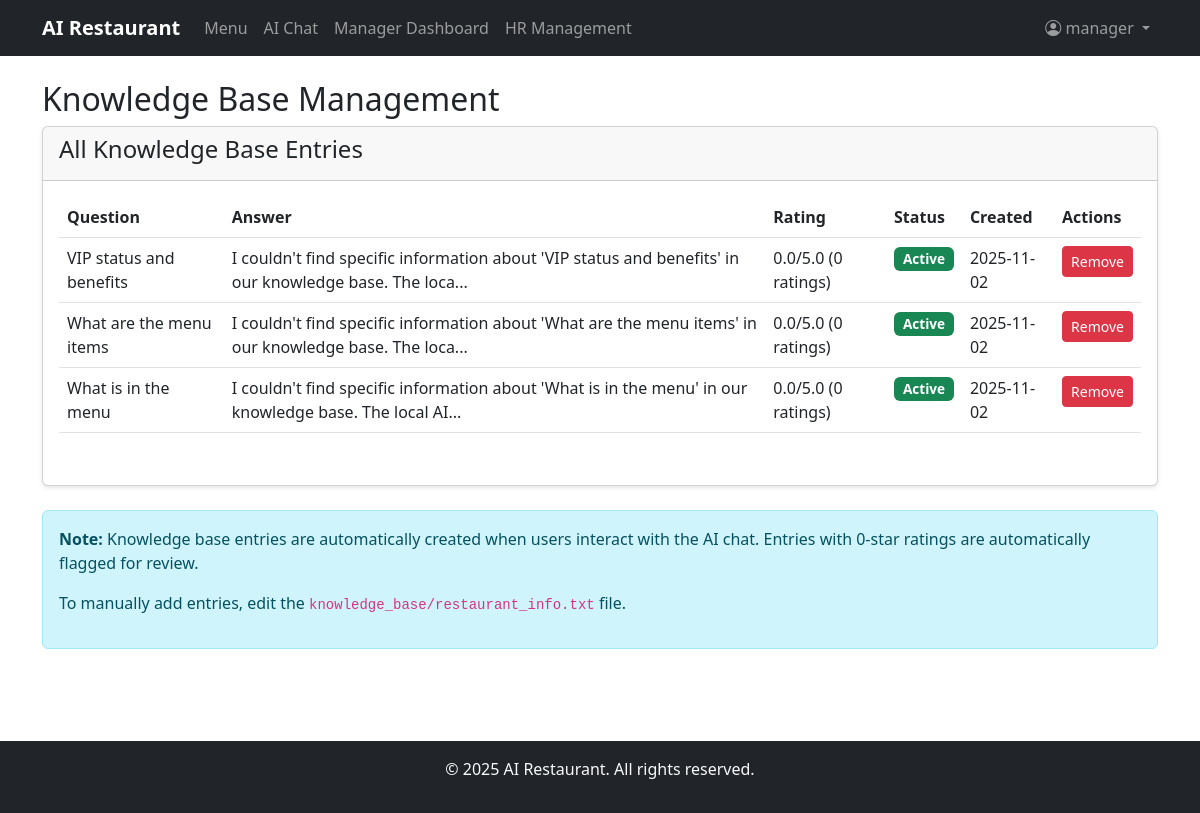
/manage_knowledge_base (signed in), run on the app's committed database.
### Online_Restaurant/models.py (models this page shows, shortened)
class User(UserMixin, db.Model):
    __tablename__ = 'users'
    id = db.Column(db.Integer, primary_key=True)
    username = db.Column(db.String(80), unique=True, nullable=False, index=True)
    email = db.Column(db.String(120), unique=True, nullable=False)
    password_hash = db.Column(db.String(255), nullable=False)
    role = db.Column(db.String(20), nullable=False, default='Visitor')  # Visitor, Customer, VIP, Chef, DeliveryPerson, Manager
    balance = db.Column(db.Float, default=0.0)
    salary = db.Column(db.Float, default=0.0)  # For employees
    created_at = db.Column(db.DateTime, default=datetime.utcnow)
    is_active = db.Column(db.Boolean, default=True)
    orders_placed = db.relationship('Order', foreign_keys='Order.customer_id', backref='customer', lazy='dynamic')
    orders_delivered = db.relationship('Order', foreign_keys='Order.delivery_person_id', backref='delivery_person', lazy='dynamic')
    complaints_filed = db.relationship('Complaint', foreign_keys='Complaint.filed_by_id', backref='filer', lazy='dynamic')
    complaints_received = db.relationship('Complaint', foreign_keys='Complaint.filed_against_id', backref='target', lazy='dynamic')
    compliments_filed = db.relationship('Compliment', foreign_keys='Compliment.filed_by_id', backref='filer', lazy='dynamic')
    compliments_received = db.relationship('Compliment', foreign_keys='Compliment.filed_against_id', backref='target', lazy='dynamic')
    warnings = db.relationship('Warning', backref='user', lazy='dynamic')
    ratings_given = db.relationship('Rating', foreign_keys='Rating.customer_id', lazy='dynamic')
    menu_items = db.relationship('Menu', backref='chef', lazy='dynamic')
    def is_vip(self):
        return self.role == 'VIP'
    def is_chef(self):
        return self.role == 'Chef'
    def is_delivery(self):
        return self.role == 'DeliveryPerson'
    def is_manager(self):
        return self.role == 'Manager'
    def is_customer(self):
        return self.role in ['Customer', 'VIP']

class KnowledgeBaseEntry(db.Model):
    __tablename__ = 'knowledge_base_entries'
    id = db.Column(db.Integer, primary_key=True)
    question = db.Column(db.Text, nullable=False)
    answer = db.Column(db.Text, nullable=False)
    rating = db.Column(db.Float, default=0.0)  # Average rating
    rating_count = db.Column(db.Integer, default=0)
    flagged = db.Column(db.Boolean, default=False)
    created_at = db.Column(db.DateTime, default=datetime.utcnow)
    updated_at = db.Column(db.DateTime, default=datetime.utcnow, onupdate=datetime.utcnow)
    ratings_list = db.relationship('AIResponseRating', backref='kb_entry', lazy='dynamic')

### Online_Restaurant/app.py (the view)
@app.route('/manage_knowledge_base')
@login_required
@role_required('Manager')
def manage_knowledge_base():
    entries = KnowledgeBaseEntry.query.order_by(KnowledgeBaseEntry.flagged.desc(), KnowledgeBaseEntry.created_at.desc()).all()
    return render_template('manage_knowledge_base.html', entries=entries)

### Online_Restaurant/app.py (called while the page is built)
@login_manager.user_loader
def load_user(user_id):
    return db.session.get(User, int(user_id))

def role_required(*roles):
    def decorator(f):
        @wraps(f)
        @login_required
        def decorated_function(*args, **kwargs):
            if current_user.role not in roles:
                flash('You do not have permission to access this page.', 'danger')
                return redirect(url_for('index'))
            return f(*args, **kwargs)
        return decorated_function
    return decorator

### Online_Restaurant/templates/manage_knowledge_base.html (shortened to what this page needs)
{% extends "base.html" %}
{% block content %}
<h2>Knowledge Base Management</h2>
<div class="card mb-4">
    <div class="card-header">
        <h4>All Knowledge Base Entries</h4>
    </div>
    <div class="card-body">
        {% if entries %}
        <div class="table-responsive">
            <table class="table">
                <thead>
                    <tr>
                        <th>Question</th>
                        <th>Answer</th>
                        <th>Rating</th>
                        <th>Status</th>
                        <th>Created</th>
                        <th>Actions</th>
                    </tr>
                </thead>
                <tbody>
                    {% for entry in entries %}
                    <tr class="{% if entry.flagged %}table-danger{% endif %}">
                        <td>{{ entry.question }}</td>
                        <td>{{ entry.answer[:100] }}{% if entry.answer|length > 100 %}...{% endif %}</td>
                        <td>
                            {{ "%.1f"|format(entry.rating) }}/5.0
                            ({{ entry.rating_count }} ratings)
                        </td>
                        <td>
                            {% if entry.flagged %}
                            <span class="badge bg-danger">Flagged</span>
                            {% else %}
                            <span class="badge bg-success">Active</span>
                            {% endif %}
                        </td>
                        <td>{{ entry.created_at.strftime('%Y-%m-%d') }}</td>
                        <td>
                            <form method="POST" action="{{ url_for('remove_kb_entry', entry_id=entry.id) }}" class="d-inline">
                                <button type="submit" class="btn btn-sm btn-danger"
                                        onclick="return confirm('Remove this entry?')">Remove</button>
                            </form>
                        </td>
                    </tr>
                    {% endfor %}
                </tbody>
            </table>
        </div>
        {% else %}
        <p class="text-muted">No knowledge base entries yet.</p>
        {% endif %}
    </div>
</div>
<div class="alert alert-info">
    <p><strong>Note:</strong> Knowledge base entries are automatically created when users interact with the AI chat.
    Entries with 0-star ratings are automatically flagged for review.</p>
    <p>To manually add entries, edit the <code>knowledge_base/restaurant_info.txt</code> file.</p>
</div>
{% endblock %}

### Online_Restaurant/templates/base.html (shortened to what this page needs)
<!DOCTYPE html>
<html lang="en">
<head>
    <link href="https://cdn.jsdelivr.net/npm/bootstrap@5.3.0/dist/css/bootstrap.min.css" rel="stylesheet">
    <link rel="stylesheet" href="https://cdn.jsdelivr.net/npm/bootstrap-icons@1.11.0/font/bootstrap-icons.css">
    <link rel="stylesheet" href="{{ url_for('static', filename='css/style.css') }}">
</head>
<body>
    <nav class="navbar navbar-expand-lg navbar-dark bg-dark">
        <div class="container">
            <a class="navbar-brand" href="{{ url_for('index') }}">
                 AI Restaurant
            </a>
            <div class="collapse navbar-collapse" id="navbarNav">
                <ul class="navbar-nav me-auto">
                    <li class="nav-item">
                        <a class="nav-link" href="{{ url_for('index') }}">Menu</a>
                    </li>
                    <li class="nav-item">
                        <a class="nav-link" href="{{ url_for('ai_chat') }}">AI Chat</a>
                    </li>
                    {% if current_user.is_authenticated %}
                        {% if current_user.is_manager() %}
                            <li class="nav-item">
                                <a class="nav-link" href="{{ url_for('manager_dashboard') }}">Manager Dashboard</a>
                            </li>
                            <li class="nav-item">
                                <a class="nav-link" href="{{ url_for('hr_management') }}">HR Management</a>
                            </li>
                        {% endif %}
                    {% endif %}
                </ul>
                <ul class="navbar-nav">
                    {% if current_user.is_authenticated %}
                        <li class="nav-item dropdown">
                            <a class="nav-link dropdown-toggle" href="#" id="navbarDropdown" role="button" data-bs-toggle="dropdown">
                                <i class="bi bi-person-circle"></i> {{ current_user.username }}
                            </a>
                        </li>
                    {% endif %}
                </ul>
            </div>
        </div>
    </nav>
    <main class="container my-4">
        {% block content %}{% endblock %}
    </main>
    <footer class="bg-dark text-light text-center py-3 mt-5">
        <div class="container">
            <p>&copy; 2025 AI Restaurant. All rights reserved.</p>
        </div>
    </footer>
</body>
</html>

### Online_Restaurant/static/css/style.css (style rules this page uses)
body { min-height: 100vh; display: flex; flex-direction: column; }
main { flex: 1; }
.navbar-brand { font-weight: bold; }
.card { box-shadow: 0 2px 4px rgba(0,0,0,0.1); margin-bottom: 20px; }
.badge { font-size: 0.85em; }
.alert { margin-bottom: 20px; }
.table-responsive { margin-bottom: 20px; }
footer { margin-top: auto; }

### data on the page
User: username "manager"
KnowledgeBaseEntry: question "VIP status and benefits", answer "I couldn't find specific information about 'VIP status and benefits' in our knowledge base. The loca", rating "0.0", rating_count "0", flagged "Active", created_at "2025-11-02"
KnowledgeBaseEntry: question "What are the menu items", answer "I couldn't find specific information about 'What are the menu items' in our knowledge base. The loca", rating "0.0", rating_count "0", flagged "Active", created_at "2025-11-02"
KnowledgeBaseEntry: question "What is in the menu", answer "I couldn't find specific information about 'What is in the menu' in our knowledge base. The local AI", rating "0.0", rating_count "0", flagged "Active", created_at "2025-11-02"
